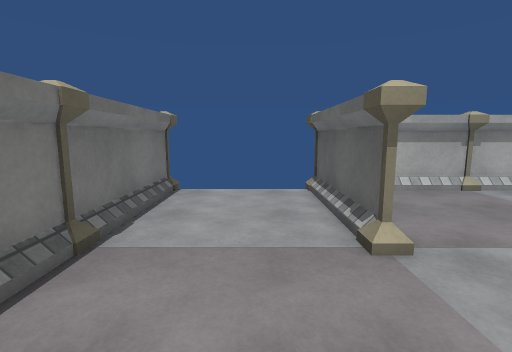
[1] (above)

24 first-person views from a walk through a Unity game level. The camera is 1.4 m above the floor, tilts 8° down and sees 85° across. The floor is counted in squares, 1 m on a side. Each view is taken from the middle of a square. On the plan, view 1 faces up. The plan holds only what a view shows up to about 14 squares ahead; the rest is blank. The place goes on beyond the plan. Surface patterns are stand-ins for the level's own textures.

[2]
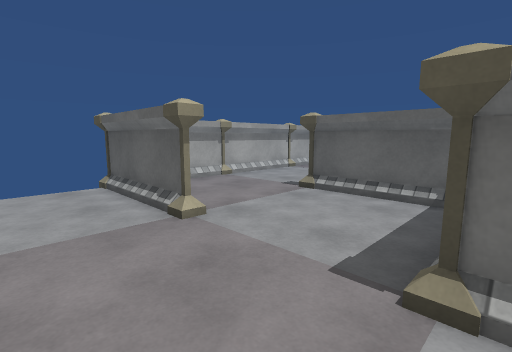

[3]
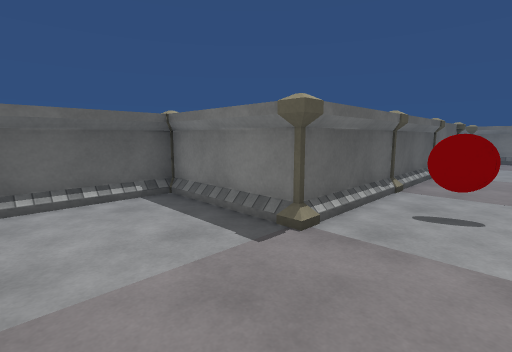

[4]
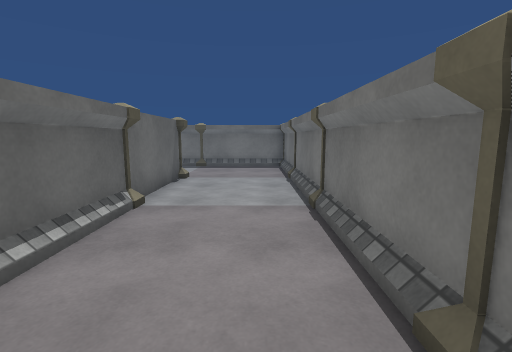

[5]
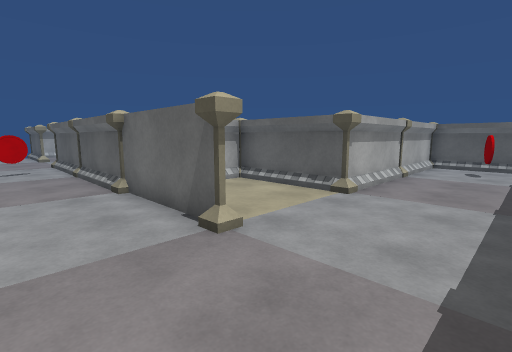

[6]
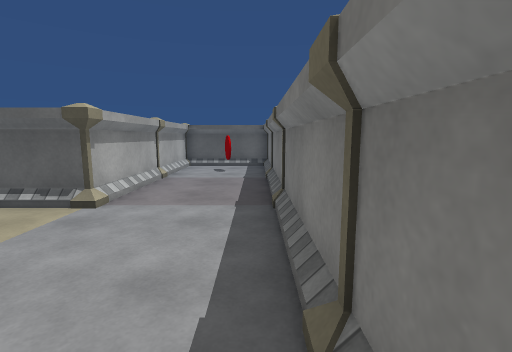

[7]
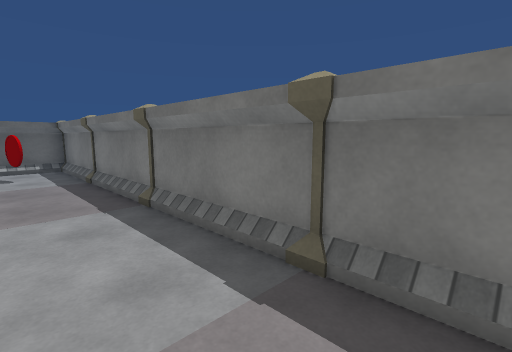

[8]
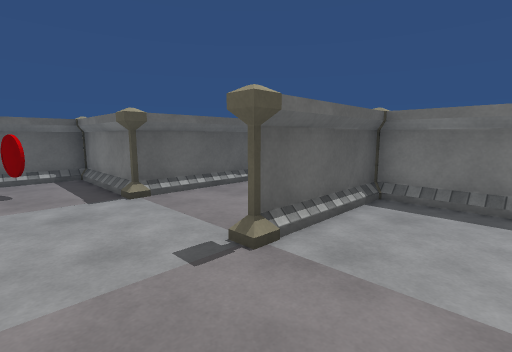

[9]
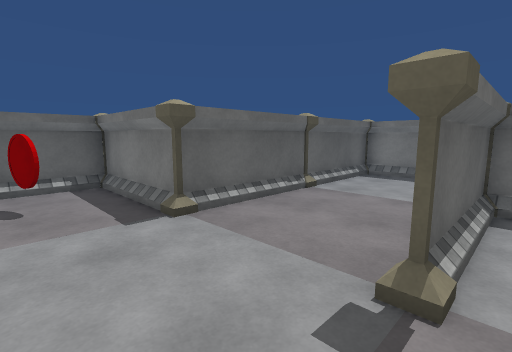

[10]
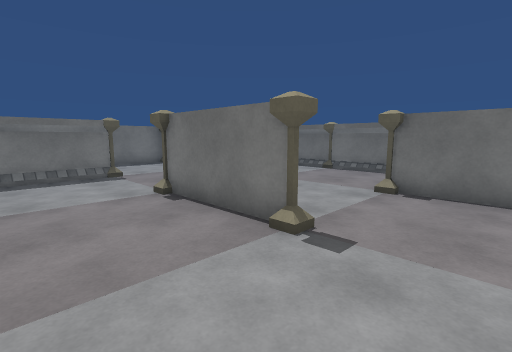

[11]
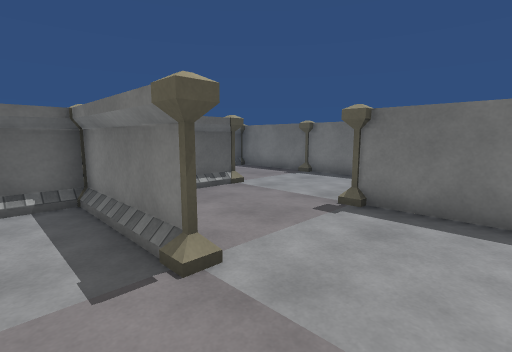

[12]
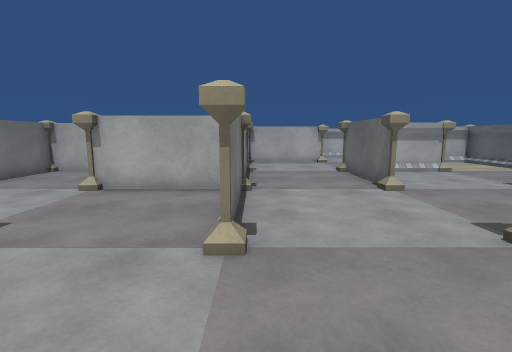

[13]
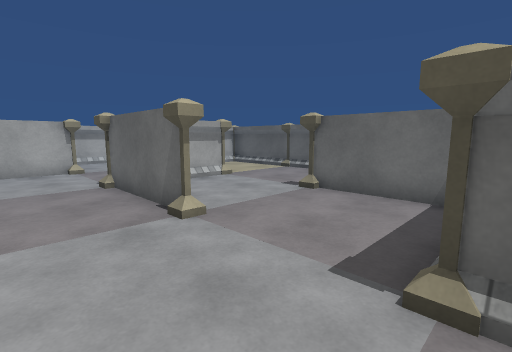

[14]
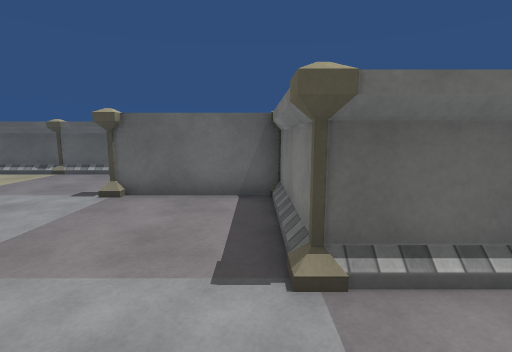

[15]
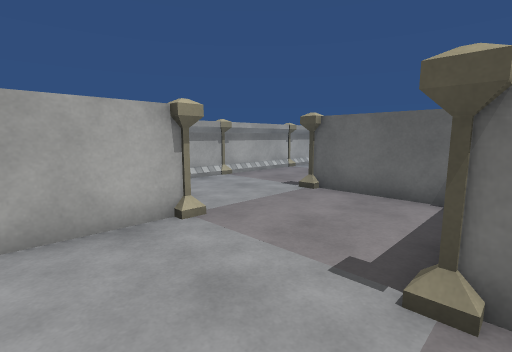

[16]
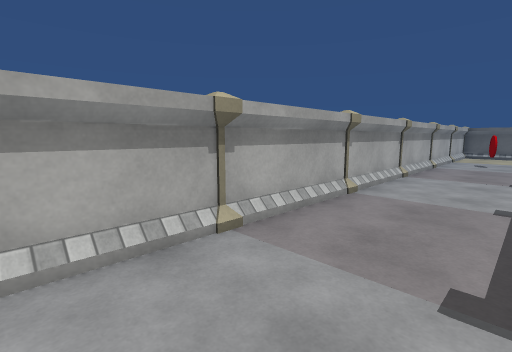

[17]
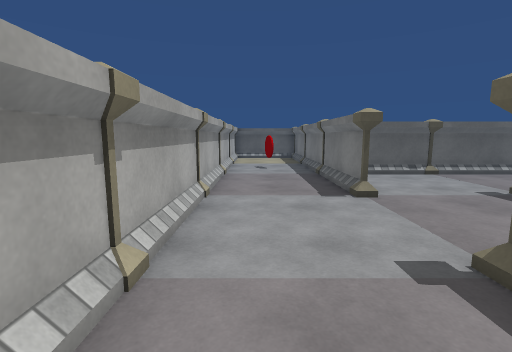

[18]
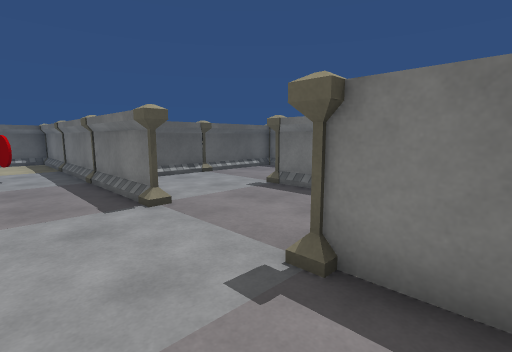

[19]
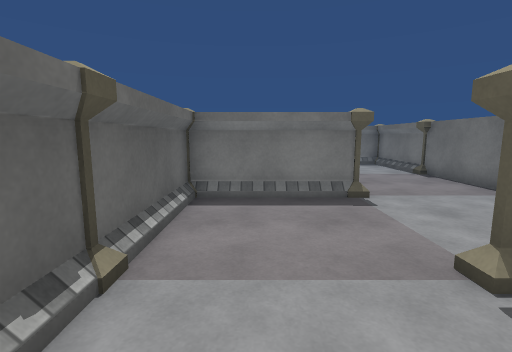

[20]
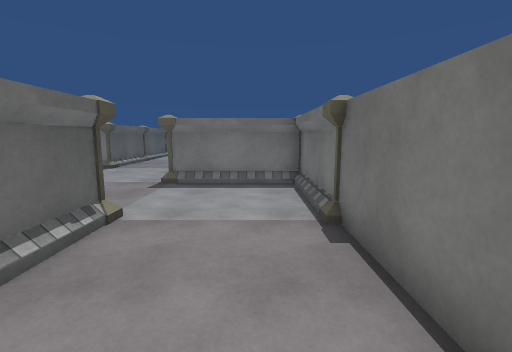

[21]
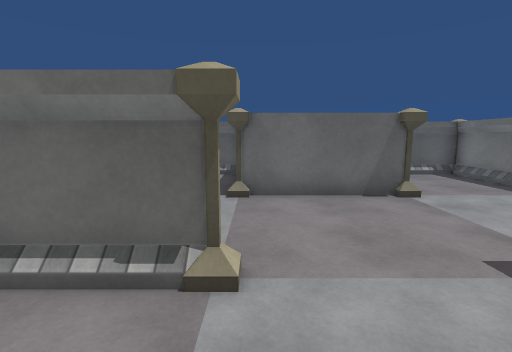

[22]
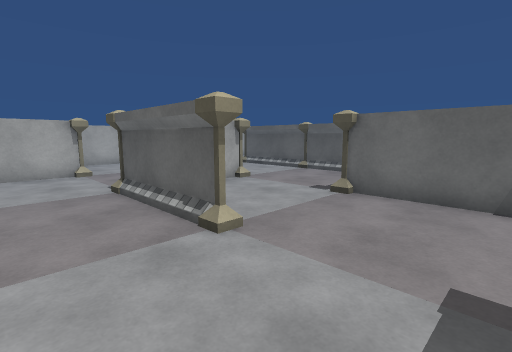

[23]
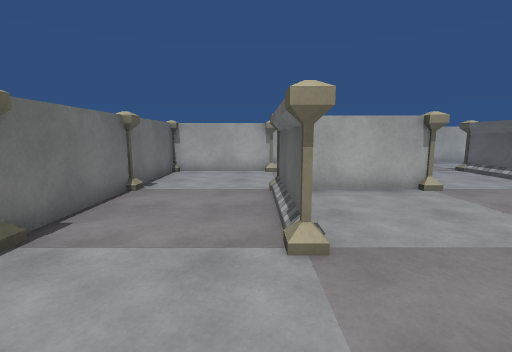

[24]
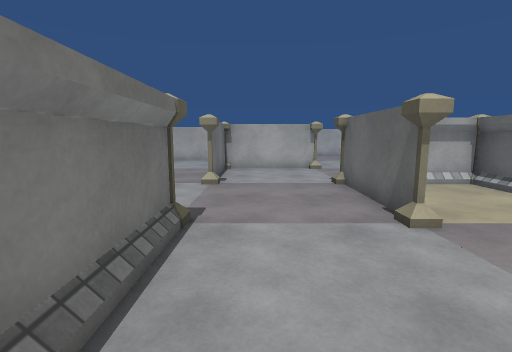

### Floor plan
Points are (right, up) in squares from view 1. A wall is a line through its corners. A room is listed if a view was taken in it or the views show most of it. See-through windows are left out.
Room 1 (views 1, 2, 3, 4, 5, 6, 7, 8, 9, 10, 11, 12, 13, 14, 15, 16, 17, 18, 19, 20, 21, 22, 23, 24)
walls: (13.6, -4.5) (13.6, -1.5); (17.5, -0.6) (15.6, -0.6); (14.4, -8.6) (17.4, -8.6); (17.6, 0.1) (17.6, 2.5); (17.6, -8.5) (17.6, -5.5); (9.6, -5.6) (9.6, -7.9); (9.6, -2.1) (9.6, -3.1); (9.1, -4.6) (6.5, -4.6); (9.6, -0.5) (9.6, 2.6); (13.6, -10.5) (13.6, -9.4); (21.6, -2.5) (21.6, -1.5) (21.6, -8.5); (9.6, -8.5) (9.6, -7.2); (13.6, 3.4) (11, 3.4); (21.6, -9.4) (21.6, -12.4); (6.4, -4.6) (9.6, -4.6) (9.6, -1.4); (10.4, 3.4) (13.6, 3.4) (13.6, 5.8); (20, 3.4) (20.5, 3.4); (24.2, -0.6) (25.5, -0.6) (21.6, -0.6) (21.6, 2.1); (11.1, 5.3) (12.1, 5.6); (9.5, -12.6) (6.4, -12.6); (25.6, -5.6) (25.6, -8.2); (7.6, -12.6) (13.4, -12.6) (10.4, -12.6); (22.5, -12.6) (25.5, -12.6); (26.5, -4.6) (29.6, -4.6) (26.5, -4.6); (25.6, -8.6) (25.6, -5.5); (11.1, -15) (12.2, -14.7); (17.5, 7.4) (15, 7.4); (3.1, -0.6) (2.5, -0.6); (9.4, 7.4) (6.4, 7.4); (5.6, -12.6) (5.6, -9.5); (3.1, -8.6) (4.5, -8.6); (2.4, -0.6) (5.6, -0.6) (5.6, 2.6) (5.6, -0.5); (21.5, 7.4) (18.4, 7.4); (1.6, -4.5) (1.6, -1.4); (10.4, -16.6) (13.6, -16.6) (13.6, -13.5); (26.4, 3.4) (29.5, 3.4); (1.6, -1.5) (1.6, -3); (25.6, -13.5) (25.6, -15.8); (27.6, 3.4) (26.6, 3.4); (29.6, -4.6) (29.6, -1.4); (5.5, 7.4) (3.6, 7.4); (29.6, -0.5) (29.6, 1.8); (6.4, -16.6) (9.5, -16.6); (25.5, 7.4) (22.4, 7.4); (-0.6, -3) (0.4, -2.7) (-0.5, -3); (1.6, -12.5) (1.6, -5.4); (1.6, 5.8) (1.6, 3.5) (1.6, 6.5); (29.6, -12.5) (29.6, -9.5); (30.4, 3.4) (32.5, 3.4); (-2.4, -5.4) (-2.4, -8.5); (-2.4, -1.4) (-2.4, -2.4); (2.4, -16.6) (5.5, -16.6); (-2.4, -9.4) (-2.4, -12.4); (-2.4, 2) (-2.4, -0.5); (29.5, 7.4) (26.4, 7.4); (31.2, 5.3) (32.3, 5.6); (-2.4, 4.5) (-2.4, 3.5); (-2.4, -13.5) (-2.4, -14); (-2.4, -14.5) (-2.4, -15); (31.9, 7.4) (30.4, 7.4); (31.1, -16.6) (32.5, -16.6); (-2.4, -16.6) (1.5, -16.6)
objects: other object (-2, -13); pillar (-2, -9); pillar (-2, -5); pillar (-2, -1); pillar (-2, 3); other object (-2, 5) to (-2, 6); pillar (-2, 7) to (-2, 8); pillar (2, -17); pillar (2, -13); pillar (2, -9); pillar (2, -5); pillar (2, -1); pillar (2, 3); pillar (2, 7) to (2, 8); other object (5, -9); pillar (6, -17); pillar (6, -13); pillar (6, -9); pillar (6, -5); pillar (6, -1); pillar (6, 3); pillar (6, 7) to (6, 8); pillar (10, -17); pillar (10, -13); pillar (10, -9); pillar (10, -5); pillar (10, -1); pillar (10, 3); pillar (10, 7) to (10, 8); pillar (14, -9); pillar (14, -5); pillar (14, -1); pillar (14, 3); pillar (18, -5); pillar (18, -1); pillar (18, 3); pillar (18, 7) to (18, 8); other object (21, 3); pillar (22, -9); pillar (22, -5); pillar (22, -1); pillar (22, 3); pillar (22, 7) to (22, 8); pillar (26, -13); pillar (26, -9); pillar (26, -5); pillar (26, -1); pillar (26, 3); pillar (26, 7) to (26, 8); pillar (30, -17); pillar (30, -13); pillar (30, -9); pillar (30, -5); pillar (30, -1); pillar (30, 3); other object (30, 7) to (30, 8); other object (31, -9) to (32, -9)

Positions as (right, up) in squares from view 1, and headings:
1: (0, 0), facing up
2: (-1, -1), facing up-right
3: (-1, 3), facing down-right
4: (-1, -3), facing down
5: (-1, -16), facing up-right
6: (0, -16), facing right
7: (0, -14), facing down-right
8: (3, 6), facing down-right
9: (5, 6), facing down-right
10: (9, 6), facing down-left
11: (3, -3), facing down-right
12: (10, -12), facing up
13: (11, -9), facing up-right
14: (11, -8), facing right
15: (11, -1), facing up-right
16: (15, 4), facing up-right
17: (19, 6), facing right
18: (20, 6), facing down-right
19: (28, 2), facing down
20: (23, -4), facing down
21: (23, -9), facing right
22: (23, -12), facing up-right
23: (25, -12), facing up
24: (27, -17), facing up
